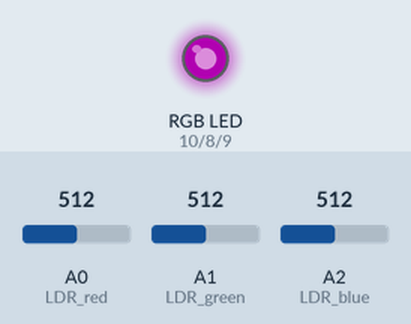
Recording of a sketch running on a simulated Arduino Uno, built with avr-gcc and run on an emulated ATmega328P. On the bench: an RGB LED mixed from three pins (HIGH = lit). The inputs (shaded band) are chosen by the test bench; at power-on: A0 (LDR_red) = 512, A1 (LDR_green) = 512, A2 (LDR_blue) = 512. Dim RGB values are drawn brighter than linear.

Above: at 1.2 s.
1.3 s: A0 (LDR_red) set to 716
At 2.5 s:
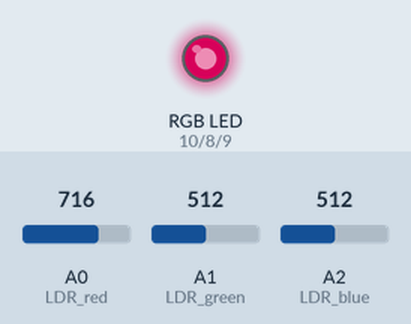
2.8 s: A1 (LDR_green) set to 677
4.3 s: A1 (LDR_green) set to 711
At 5.3 s:
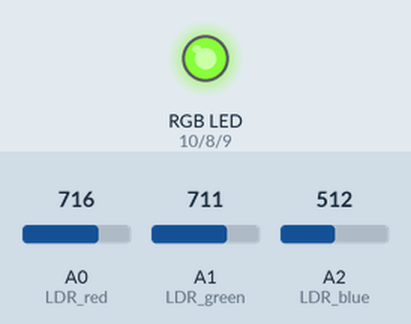
5.8 s: A2 (LDR_blue) set to 716
At 6.8 s:
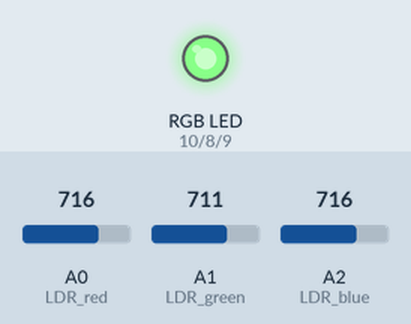
7.3 s: A0 (LDR_red) set to 900
At 8.2 s:
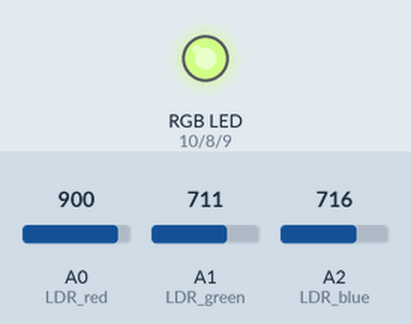
8.8 s: A2 (LDR_blue) set to 900
At 9.6 s:
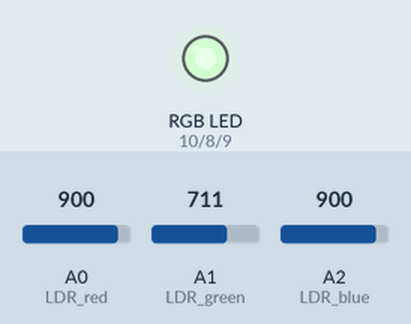
Timing chart, 0 to 11.3 s (numbered marks = the images above; inputs shaded):
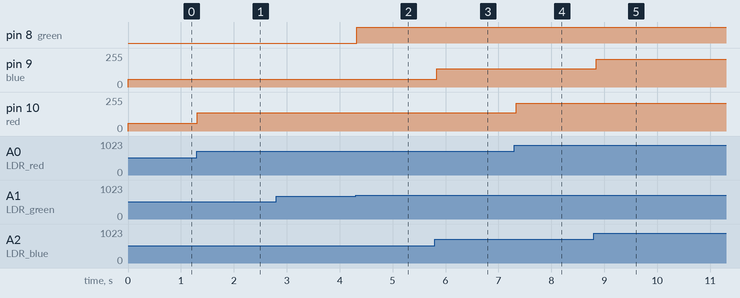

Measured:
- the behaviour switches between 693 and 694 on A1 (LDR_green) (found by bisection; images 1 and 2)
- after the input at 1.3 s, pin 10 (red): 57/255 → 136/255 at once
- after the input at 2.8 s, every drawn part: stays the same
- after the input at 4.3 s, pin 8 (green): LOW → HIGH at once
- after the input at 5.8 s, pin 9 (blue): 57/255 → 136/255 at once
- after the input at 7.3 s, pin 10 (red): 136/255 → 208/255 at once
- after the input at 8.8 s, pin 9 (blue): 136/255 → 208/255 after 0.05 s

The sketch:

ejercicio8.ino
```cpp
#define red 10
#define green 8
#define blue 9
#define LDR_red A0
#define LDR_green A1
#define LDR_blue A2

void setup()
{
  Serial.begin(9600);
  pinMode(red, OUTPUT);
  pinMode(green, OUTPUT);
  pinMode(blue, OUTPUT);
}

void loop()
{
  int LDR_red_value = map(analogRead(LDR_red), 366, 1018, 0, 255);
  int LDR_green_value = map(analogRead(LDR_green), 366, 1018, 0, 255);
  int LDR_blue_value = map(analogRead(LDR_blue), 366, 1018, 0, 255);

  analogWrite(red, LDR_red_value);
  analogWrite(green, LDR_green_value);
  analogWrite(blue, LDR_blue_value);

  delay(100);
}
```
